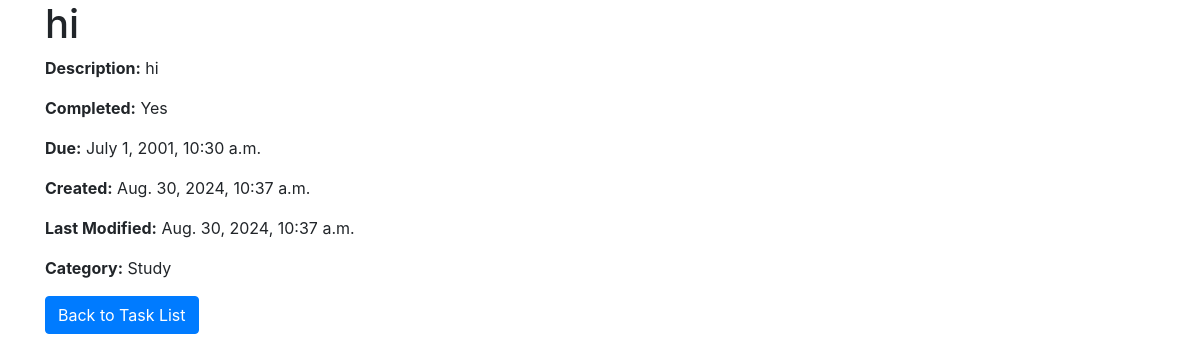
Before: /task/8/ with the older database file.
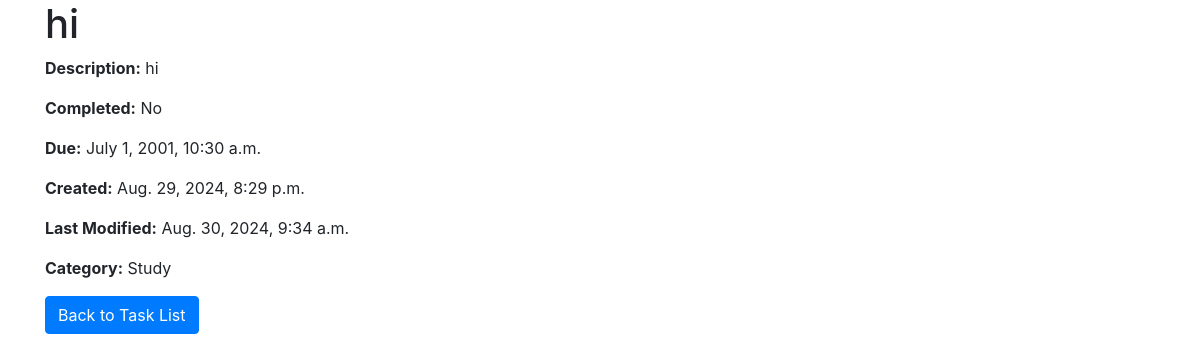
After: the same page with the newer database file.
### todo/models.py (models this page shows, shortened)
class Task(models.Model):
    heading=models.CharField(max_length=200)
    description=models.TextField()
    completed=models.BooleanField(default=False)
    due=models.DateTimeField(null=True,blank=True)
    created=models.DateTimeField(auto_now_add=True)
    modified=models.DateTimeField(auto_now=True)
    category=models.ForeignKey('Category',on_delete=models.SET_NULL,null=True,blank=True)

class Category(models.Model):
    name=models.CharField(max_length=100)

### todo/views.py (the view)
# urls.py: path('task/<int:pk>/', views.view_details, name='task_detail'),
def view_details(request,pk):
    task=get_object_or_404(Task,pk=pk)
    context={'task':task}
    return render(request,'task_details.html',context)

### templates/task_details.html (shortened to what this page needs)
<!DOCTYPE html>
<html lang="en">
  <head>
    <link
      rel="stylesheet"
      href="https://cdn.jsdelivr.net/npm/bootstrap@4.4.1/dist/css/bootstrap.min.css"
    />
  </head>
  <body class="container">
    <h1>{{ task.heading }}</h1>
    <p><strong>Description:</strong> {{ task.description }}</p>
    <p><strong>Completed:</strong> {{ task.completed|yesno:"Yes,No" }}</p>
    <p><strong>Due:</strong> {{ task.due }}</p>
    <p><strong>Created:</strong> {{ task.created }}</p>
    <p><strong>Last Modified:</strong> {{ task.modified }}</p>
    <p><strong>Category:</strong> {{ task.category.name }}</p>
    <a href="{% url 'task_list' %}" class="btn btn-primary">Back to Task List</a>
  </body>
</html>

Changed rows visible on the page:
changed Task "hi": completed "Yes" → "No"; created "Aug. 30, 2024, 10:37 a.m." → "Aug. 29, 2024, 8:29 p.m."; modified "Aug. 30, 2024, 10:37 a.m." → "Aug. 30, 2024, 9:34 a.m."
